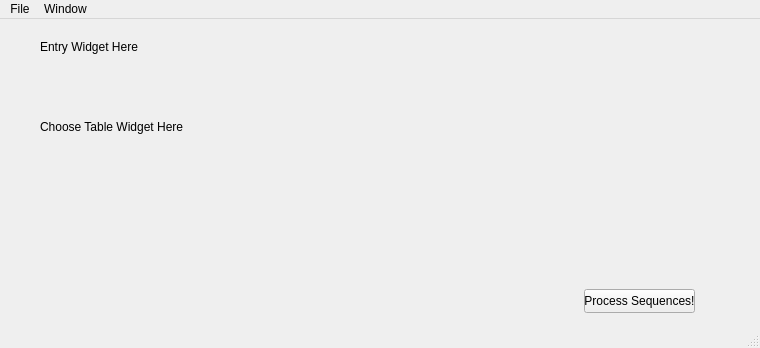
<?xml version="1.0" encoding="UTF-8"?>
<ui version="4.0">
 <class>MainWindow</class>
 <widget class="QMainWindow" name="MainWindow">
  <property name="geometry">
   <rect>
    <x>0</x>
    <y>0</y>
    <width>760</width>
    <height>348</height>
   </rect>
  </property>
  <property name="windowTitle">
   <string>MainWindow</string>
  </property>
  <widget class="QWidget" name="centralwidget">
   <widget class="QLabel" name="label">
    <property name="geometry">
     <rect>
      <x>40</x>
      <y>20</y>
      <width>291</width>
      <height>16</height>
     </rect>
    </property>
    <property name="text">
     <string>Entry Widget Here</string>
    </property>
   </widget>
   <widget class="QLabel" name="label_2">
    <property name="geometry">
     <rect>
      <x>40</x>
      <y>100</y>
      <width>291</width>
      <height>16</height>
     </rect>
    </property>
    <property name="text">
     <string>Choose Table Widget Here</string>
    </property>
   </widget>
   <widget class="QPushButton" name="processButton">
    <property name="geometry">
     <rect>
      <x>584</x>
      <y>270</y>
      <width>111</width>
      <height>24</height>
     </rect>
    </property>
    <property name="text">
     <string>Process Sequences!</string>
    </property>
   </widget>
  </widget>
  <widget class="QMenuBar" name="menubar">
   <property name="geometry">
    <rect>
     <x>0</x>
     <y>0</y>
     <width>760</width>
     <height>22</height>
    </rect>
   </property>
   <widget class="QMenu" name="menuFile">
    <property name="title">
     <string>File</string>
    </property>
    <addaction name="actionNew"/>
    <addaction name="actionOpen"/>
    <addaction name="actionOpen_Recent"/>
    <addaction name="separator"/>
    <addaction name="actionSave"/>
    <addaction name="actionSave_as"/>
    <addaction name="actionSave_All"/>
    <addaction name="separator"/>
    <addaction name="actionClose_Window"/>
    <addaction name="actionQuit"/>
   </widget>
   <widget class="QMenu" name="menuWindow">
    <property name="title">
     <string>Window</string>
    </property>
    <addaction name="actionGo_to"/>
   </widget>
   <addaction name="menuFile"/>
   <addaction name="menuWindow"/>
  </widget>
  <widget class="QStatusBar" name="statusbar"/>
  <action name="actionNew">
   <property name="text">
    <string>New</string>
   </property>
   <property name="shortcut">
    <string>Ctrl+N</string>
   </property>
  </action>
  <action name="actionOpen">
   <property name="text">
    <string>Open</string>
   </property>
   <property name="shortcut">
    <string>Ctrl+O</string>
   </property>
  </action>
  <action name="actionOpen_Recent">
   <property name="text">
    <string>Open Recent</string>
   </property>
  </action>
  <action name="actionSave">
   <property name="text">
    <string>Save</string>
   </property>
   <property name="shortcut">
    <string>Ctrl+S</string>
   </property>
  </action>
  <action name="actionSave_as">
   <property name="text">
    <string>Save as</string>
   </property>
  </action>
  <action name="actionSave_All">
   <property name="text">
    <string>Save All</string>
   </property>
  </action>
  <action name="actionClose_Window">
   <property name="text">
    <string>Close Window</string>
   </property>
  </action>
  <action name="actionQuit">
   <property name="text">
    <string>Quit</string>
   </property>
   <property name="shortcut">
    <string>Ctrl+Q</string>
   </property>
  </action>
  <action name="actionGo_to">
   <property name="text">
    <string>Go to...</string>
   </property>
  </action>
 </widget>
 <resources/>
 <connections/>
</ui>
